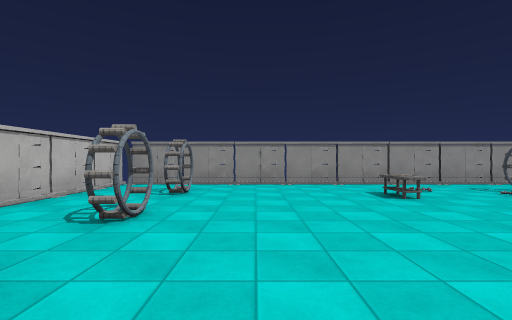
View 1 (above)

21 first-person views from a walk through a level from a Godot 3-D game. The camera is 1.3 m above the floor, looks level and sees 85° across. The floor is counted in squares, 2 m on a side. Each view is taken from the middle of a square. On the plan, view 1 faces up. The plan holds only what a view shows up to about 9 squares ahead; the rest is blank. The place goes on beyond the plan. Some surface patterns are stand-ins.

View 2
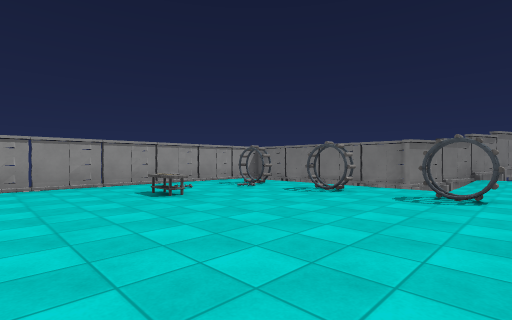

View 3
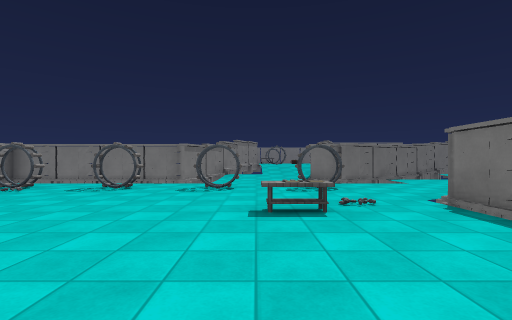

View 4
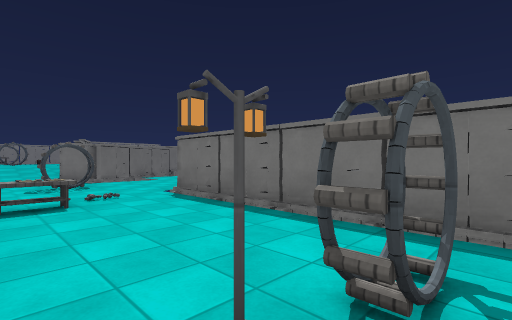

View 5
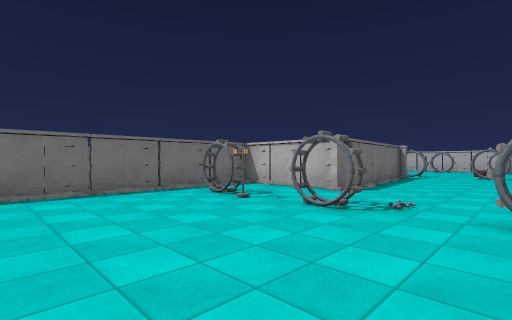

View 6
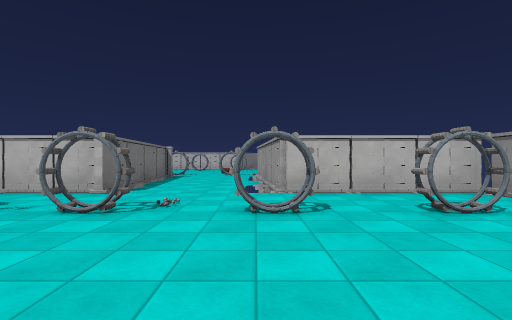

View 7
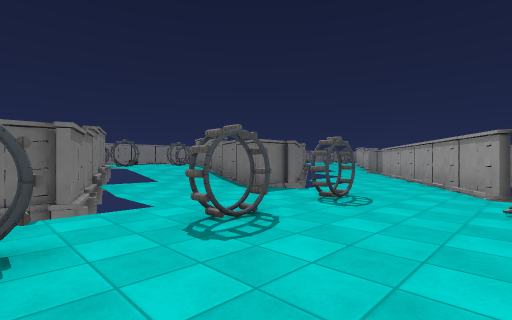

View 8
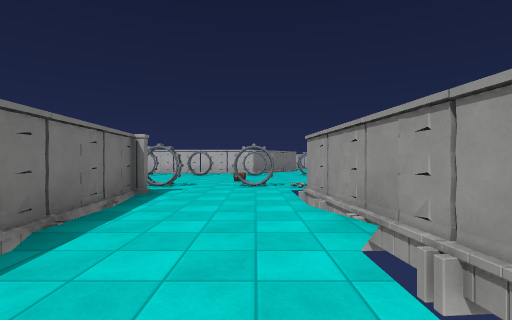

View 9
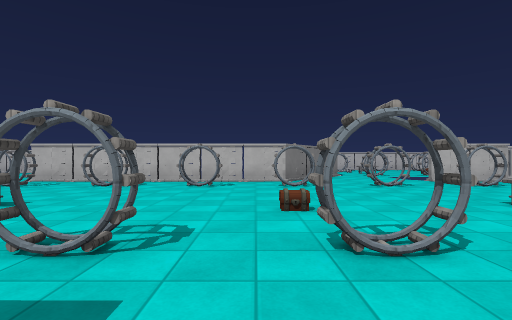

View 10
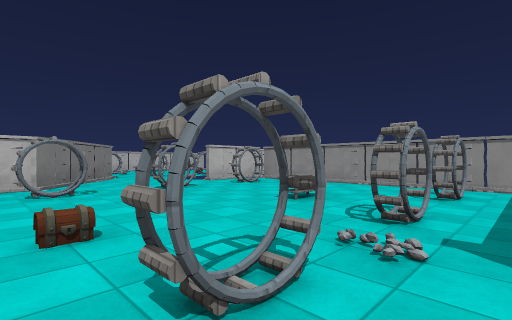

View 11
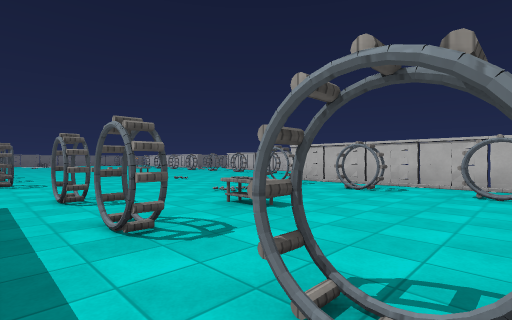

View 12
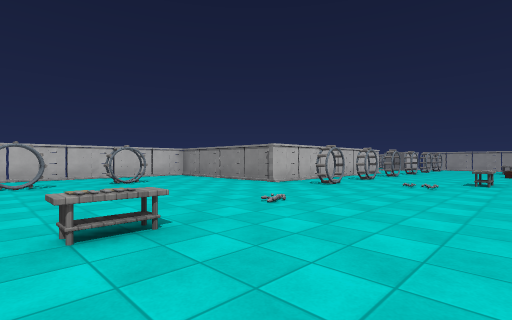

View 13
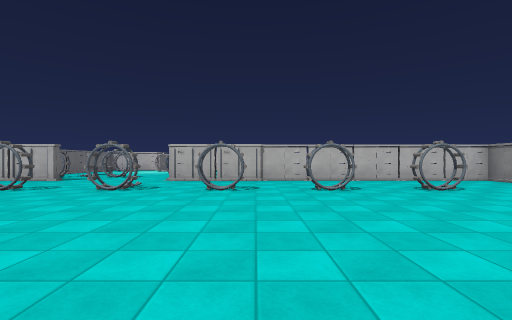

View 14
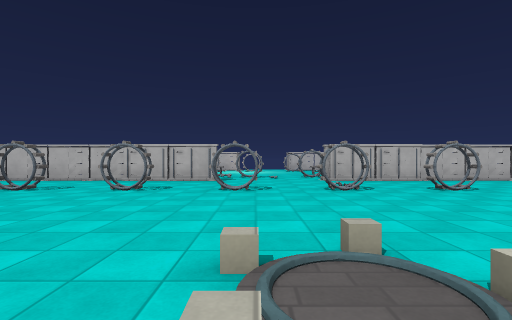

View 15
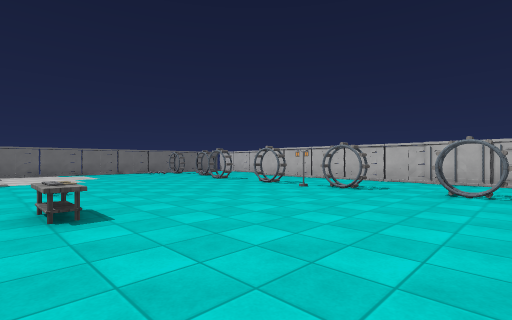

View 16
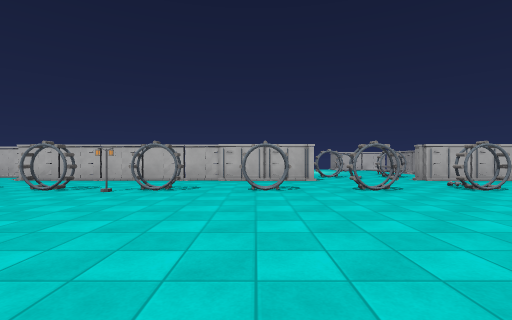

View 17
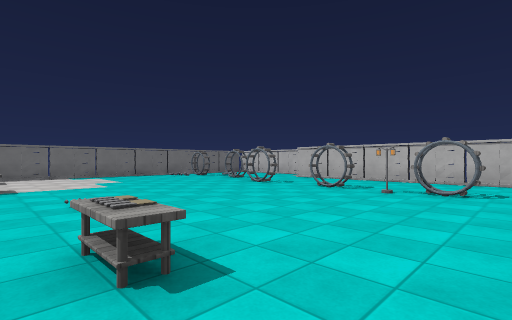

View 18
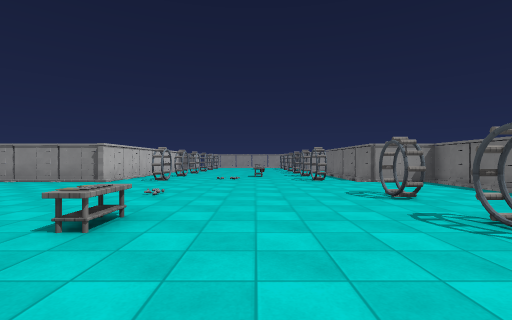

View 19
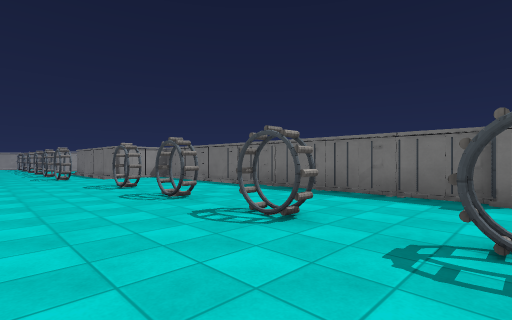

View 20
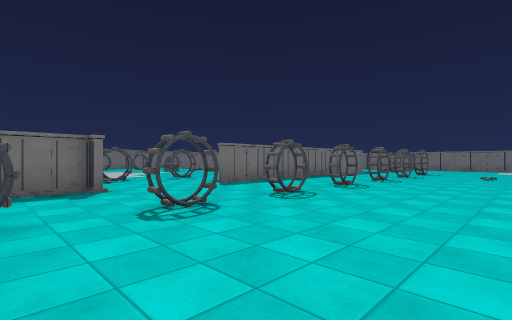

View 21
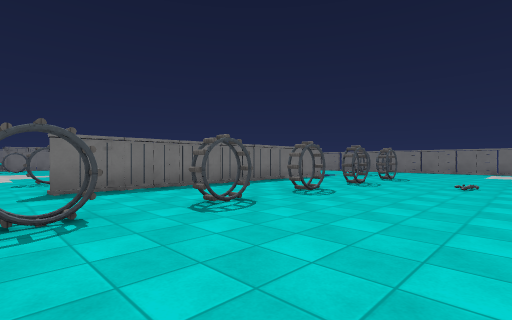

### Floor plan
Key: @ floor where view 1 was taken; # wall or solid block; x gap in a wall; . floor; / step, stairs or slope; ^ raised ledge.
Columns run from 22 left of view 1 to 10 right of it. Each row starts with its distance up from view 1.
  9      #  ######
  8      #.......     #x##########
  7      #.#....#     #..........#
  6      .......#     #.#......#.#
  5     ......^..     #......^.#x#
  4    #...#....#  ####..........#
  3    ##.......####.##.#........##
  2     ##.#....#................####
  1      #..............#.......#...#
  0      #.#....#....##...@.........
 -1      #......#######.#......#..../
 -2      #.......     #.#......#..#//
 -3      #.#..^.#     ########...####
 -4      #.......            ##.. #
 -5 ######.#....####          #....
 -6 #..............#          ##...
 -7 #..............#           ##
 -8 #..............#
 -9 #..#.........#.#
-10 #..............#
-11 #..#....^....#.#
-12 #..............#
-13 #..............#
-14 #..#.........#.#
-15 #....... ......#
-16 #..#.... ....#....
-17 .......//.........#
-18 ...#...//...#......
-19 #..#.........#.#..#
-20 #..............#
-21 #..#.........#.#
-22 #..............#
-23 #..#.........#.#
-24 #..#....^......#
-25 #..#.........#.
-26 #..#.........#.
-27 #.............
-28 #..#.........
-29    .........

Positions as (right, up) in squares from view 1, and headings:
1: (0, 0), facing up
2: (0, 0), facing up-right
3: (-1, 0), facing right
4: (-2, 0), facing down-right
5: (2, 3), facing down-left
6: (2, 3), facing left
7: (3, 3), facing down-right
8: (-3, 2), facing left
9: (-8, 1), facing left
10: (-9, 1), facing up-left
11: (-9, 0), facing down-left
12: (-11, -12), facing up-left
13: (-13, -13), facing left
14: (-13, -18), facing left
15: (-13, -20), facing down-left
16: (-13, -21), facing left
17: (-13, -22), facing down-left
18: (-12, -14), facing up
19: (-12, -16), facing up-right
20: (-13, -14), facing down-right
21: (-13, -18), facing down-right
